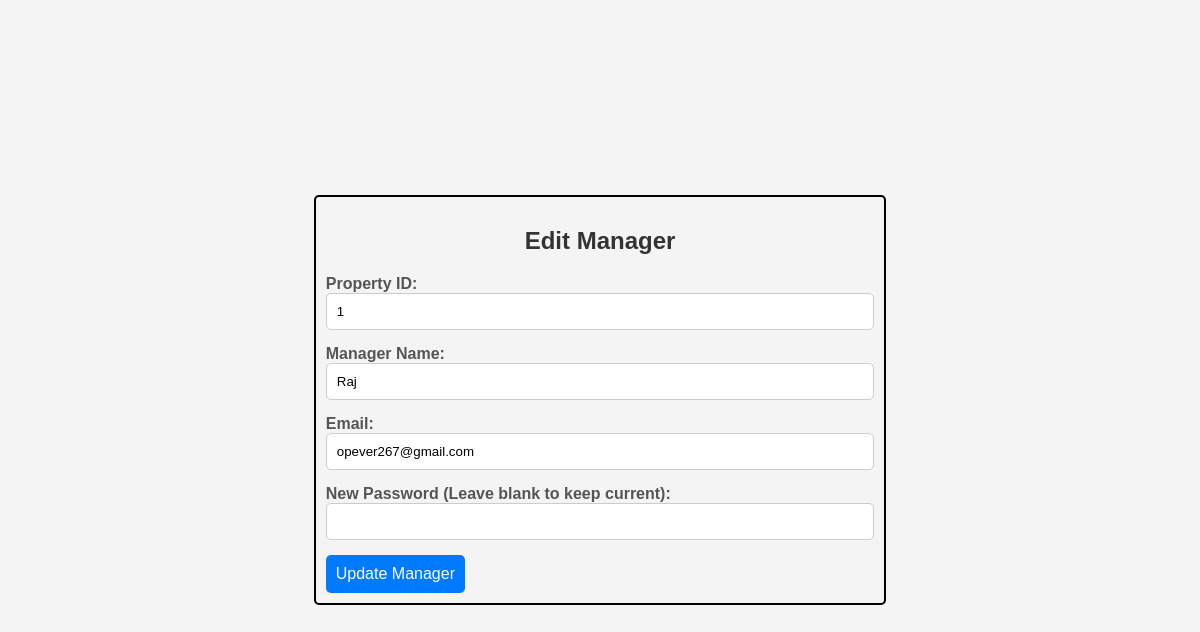
/admin/edit_manager.php?id=7&type=hotel (signed in), run on the app's committed database.
### tables this page shows
CREATE TABLE `hotel_managers` (
  `id` int(11) NOT NULL,
  `property_id` int(11) NOT NULL,
  `name` varchar(50) NOT NULL,
  `email` varchar(30) DEFAULT NULL,
  `password` varchar(255) NOT NULL
);

### admin/edit_manager.php (the view, shortened to what this page needs)
<?php
include 'db_connect.php';
if (isset($_GET['id']) && isset($_GET['type'])) {
    $id = intval($_GET['id']);
    $type = $_GET['type'];
    if ($type == 'hotel') {
        $table = 'hotel_managers';
    } elseif ($type == 'resort') {
        $table = 'resort_managers';
    } elseif ($type == 'villa') {
        $table = 'villa_managers';
    } else {
        die('Invalid property type.');
    }
    $sql = "SELECT * FROM $table WHERE id = ?";
    $stmt = $conn->prepare($sql);
    $stmt->bind_param('i', $id);
    $stmt->execute();
    $result = $stmt->get_result();
    $manager = $result->fetch_assoc();
}
?>
<!DOCTYPE html>
<html>
<head>
</head>
<body>
    <form method="POST">
    <h2>Edit Manager</h2>
        <label>Property ID:</label>
        <input type="number" name="property_id" value="<?php echo htmlspecialchars($manager['property_id']); ?>" required><br>
        <label>Manager Name:</label>
        <input type="text" name="name" value="<?php echo htmlspecialchars($manager['name']); ?>" required><br>
        <label>Email:</label>
        <input type="text" name="email" value="<?php echo htmlspecialchars($manager['email']); ?>" required><br>
        <label>New Password (Leave blank to keep current):</label>
        <input type="password" name="password"><br>
        <button type="submit">Update Manager</button>
    </form>
</body>
</html>

### admin/edit_manager.php (style rules this page uses)
body { font-family: Arial, sans-serif; background-color: #f4f4f4; margin: 0; padding: 0; display: flex; justify-content: center; align-items: center; height: 100vh; }
h2 { color: #333; margin-bottom: 20px; text-align: center; }
form { padding: 10px; border: 2px solid black; border-radius: 5px; }
label { text-align: left; margin-bottom: 5px; font-weight: bold; color: #555; }
input { padding: 10px; margin-bottom: 15px; border: 1px solid #ccc; border-radius: 5px; width: 100%; box-sizing: border-box; }
button { background: #007BFF; color: white; border: none; padding: 10px; cursor: pointer; border-radius: 5px; font-size: 16px; justify-content: center; }

### data on the page
hotel_managers: property_id "1", name "Raj", email "opever267@gmail.com"
